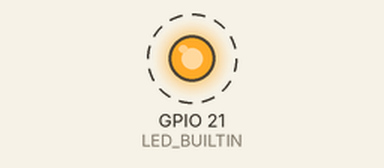
This sketch was run on a simulated ESP32-S3. Shown: output pins drawn as LEDs (lit = HIGH). Dashed ring = blinking. What the sketch prints to the serial monitor is not drawn.

Above: at 0.7 s.
Timing chart, 0 to 3.5 s (numbered marks = the images above):
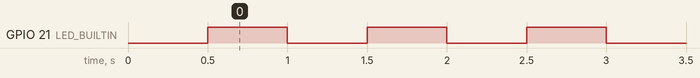

The sketch:

dual01.ino
```cpp
// Define the LED pin. Use the built-in LED on your ESP32-S3 board.
// On some boards, this is pin 2, 4, 10, or 13.
#define LED_BUILTIN 21

// Task handles for each core
TaskHandle_t Task1;
TaskHandle_t Task2;

// The function for Core 0 (Task 1) - does serial printing
void Task1code( void * pvParameters ) {
  Serial.println("Task1 running on core " + String(xPortGetCoreId()));

  for(;;) {
    Serial.println("Hello from Core 0!");
    delay(1000);
  }
}

// The function for Core 1 (Task 2) - blinks the LED
void Task2code( void * pvParameters ) {
  Serial.println("Task2 running on core " + String(xPortGetCoreId()));

  pinMode(LED_BUILTIN, OUTPUT);

  for(;;) {
    digitalWrite(LED_BUILTIN, HIGH);
    delay(500);
    digitalWrite(LED_BUILTIN, LOW);
    delay(500);
  }
}

void setup() {
  Serial.begin(115200);

  // Create the serial print task and pin it to Core 0
  // Note: Core 0 is responsible for most of the system tasks, like Wi-Fi and Bluetooth.
  // We pin this non-critical task here to demonstrate the concept.
  xTaskCreatePinnedToCore(
    Task1code,   // Task function
    "SerialTask",   // Task name
    10000,          // Stack size in words
    NULL,           // Task input parameter
    1,              // Task priority
    &Task1,         // Task handle
    0               // Core where the task should run (Core 0)
  );

  // Give the first task a moment to initialize
  delay(500);

  // Create the LED blink task and pin it to Core 1
  // Core 1 is often the "Application Core" and is a good place for your main logic.
  xTaskCreatePinnedToCore(
    Task2code,   // Task function
    "BlinkTask",   // Task name
    10000,          // Stack size in words
    NULL,           // Task input parameter
    1,              // Task priority
    &Task2,         // Task handle
    1               // Core where the task should run (Core 1)
  );
}

// The loop() function is not used in this example since the two tasks handle all the logic.
void loop() {
  // A dual-core application often does not use the main loop()
}
```

Measured:
- by itself, GPIO 21 (LED_BUILTIN): alternates HIGH for 0.50 s and LOW for 0.50 s
